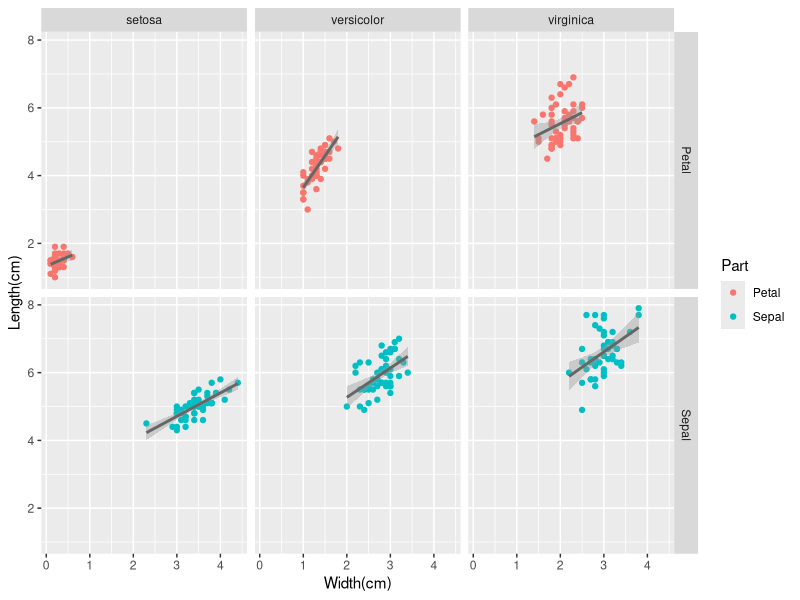
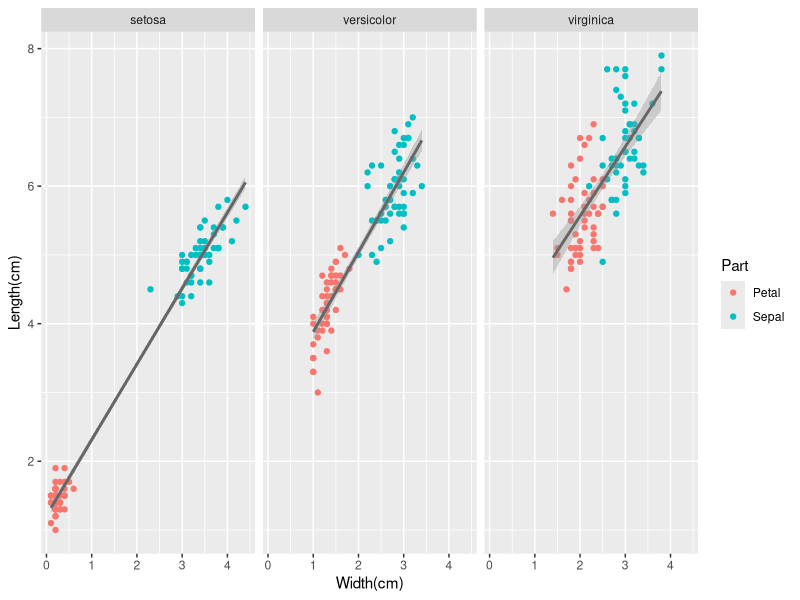
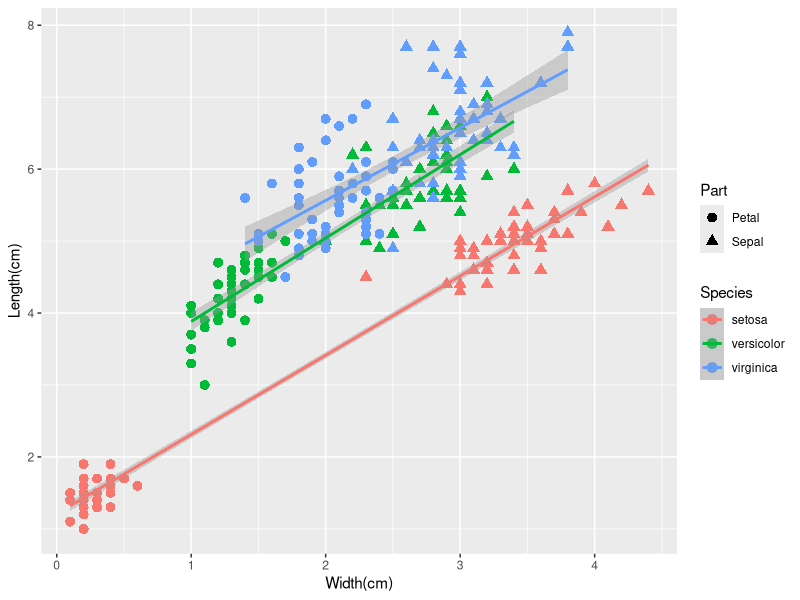
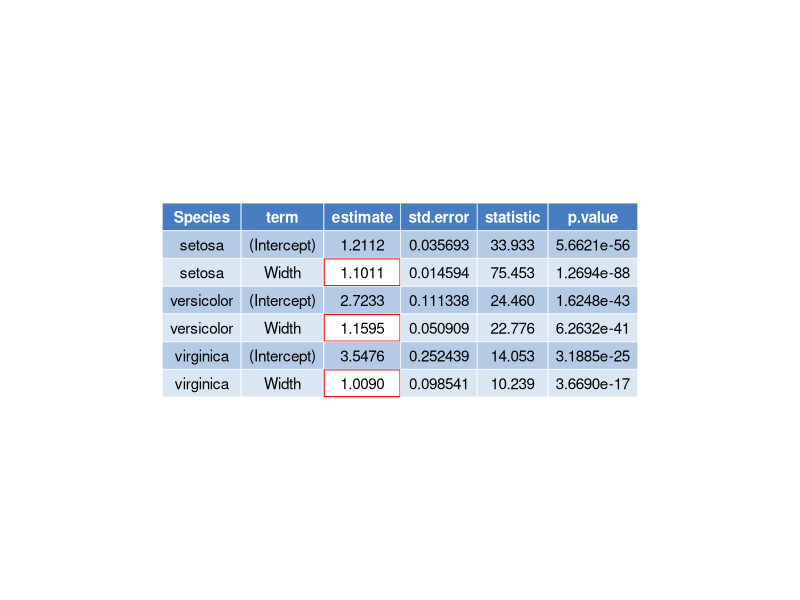
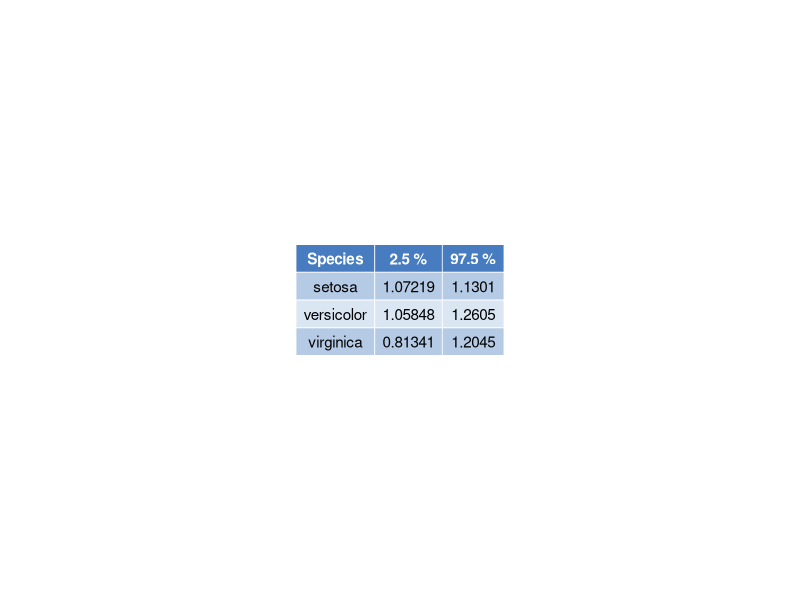
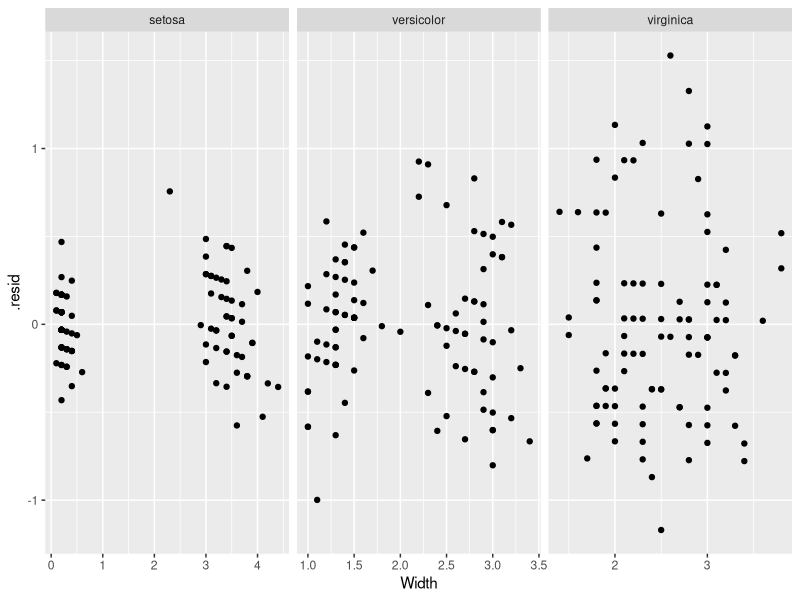
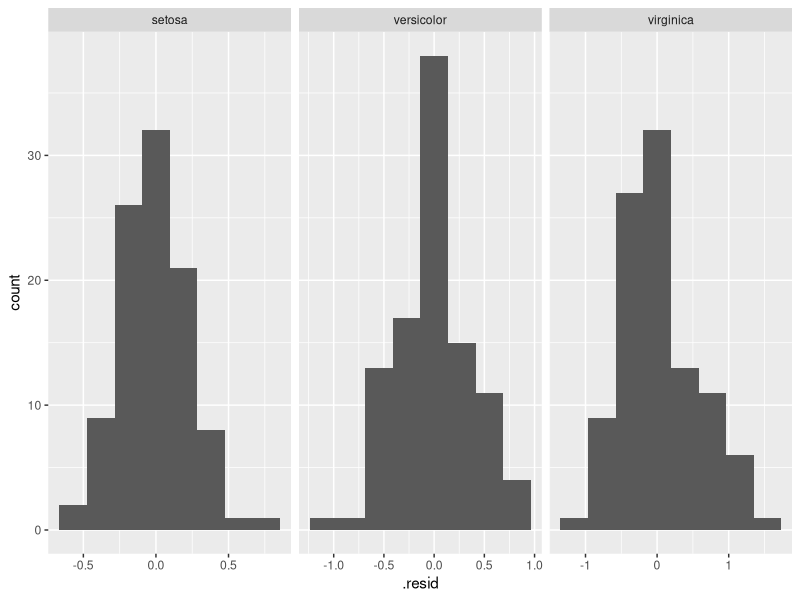

These figures' R source, in order:
## ---- chunk 1
knitr::opts_chunk$set(echo = TRUE)

library(ggpubr)
library(tidyverse)
library(broom)

options(digits = 5)
## ---- chunk 2
iris <- iris %>% as_tibble()
print(iris, n = 5)
## ---- chunk 3
iris_long <- iris %>% 
  rownames_to_column("id") %>% 
  mutate(id = as.integer(id)) %>% 
  gather(key, value, matches("Length|Width")) %>% 
  separate(key, into = c("Part", "amount")) %>% 
  spread(amount, value)
## ---- chunk 4
print(iris_long, n = 5)
## ---- chunk 5
iris_long %>% 
	ggplot(aes(x = Width, y = Length)) + 
	geom_point(aes(color = Part)) + 
	stat_smooth(method = "lm", color = "gray 40") + 
	facet_grid(Part ~ Species) +
	labs(x = "Width(cm)", y = "Length(cm)")
## ---- chunk 6
iris_long %>% 
	ggplot(aes(Width, Length)) + 
	geom_point(aes(color = Part)) + 
	stat_smooth(method = "lm", color = "gray 40") + 
	facet_wrap(~ Species) +
	labs(x = "Width(cm)", y = "Length(cm)")
## ---- chunk 7
iris_long %>% 
  ggplot(aes(Width, Length, color = Species)) + 
	geom_point(aes(shape = Part), size = 3) + 
	stat_smooth(method = "lm") +
	labs(x = "Width(cm)", y = "Length(cm)")
## ---- chunk 8
lm_coef <- iris_long %>% 
  group_by(Species) %>% 
  summarise(list(lm(Length ~ Width) %>% tidy())) %>% 
  unnest()
## ---- chunk 9
lm_coef %>% ggtexttable(rows = NULL, theme = ggpubr::ttheme("mBlue")) %>% 
  table_cell_bg(color = "red", linewidth = 2, column = 3, row = 3) %>%
  table_cell_bg(color = "red", linewidth = 2, column = 3, row = 5) %>% 
  table_cell_bg(color = "red", linewidth = 2, column = 3, row = 7)
## ---- chunk 10
ci_lwr <- function(coef, err, n, p = 0.95) {
  coef -1 * err * qt(df = n - 2, p = 1 - (1 - p)/2)
}

ci_upr <- function(coef, err, n, p = 0.95) {
  coef +1 * err * qt(df = n - 2, p = 1 - (1 - p)/2)
}

lm_coef_ci <- lm_coef %>% 
  filter(term == "Width") %>% 
  group_by(Species) %>% 
  summarise(ci_lwr = ci_lwr(estimate, std.error, 100),
            ci_upr = ci_upr(estimate, std.error, 100))
## ---- chunk 11
lm_coef_ci <- iris_long %>% 
  group_by(Species) %>% 
  summarise(list(lm(Length ~ Width) %>% 
                   confint(., "Width") %>% as_tibble())) %>% 
  unnest()
## ---- chunk 12
lm_coef_ci %>% ggtexttable(rows = NULL, theme = ggpubr::ttheme("mBlue"))
## ---- chunk 13
lm_resid <- iris_long %>% 
  group_by(Species) %>% 
  summarise(list(lm(Length ~ Width) %>% augment())) %>% 
  unnest()

lm_resid %>% 
  ggplot(aes(Width, .resid)) + 
  geom_point() + 
  facet_wrap(~ Species, scales = "free_x")

lm_resid %>% 
  ggplot(aes(x = .resid)) + 
  geom_histogram(bins = 8) + 
  facet_wrap(~ Species, scales = "free_x")
